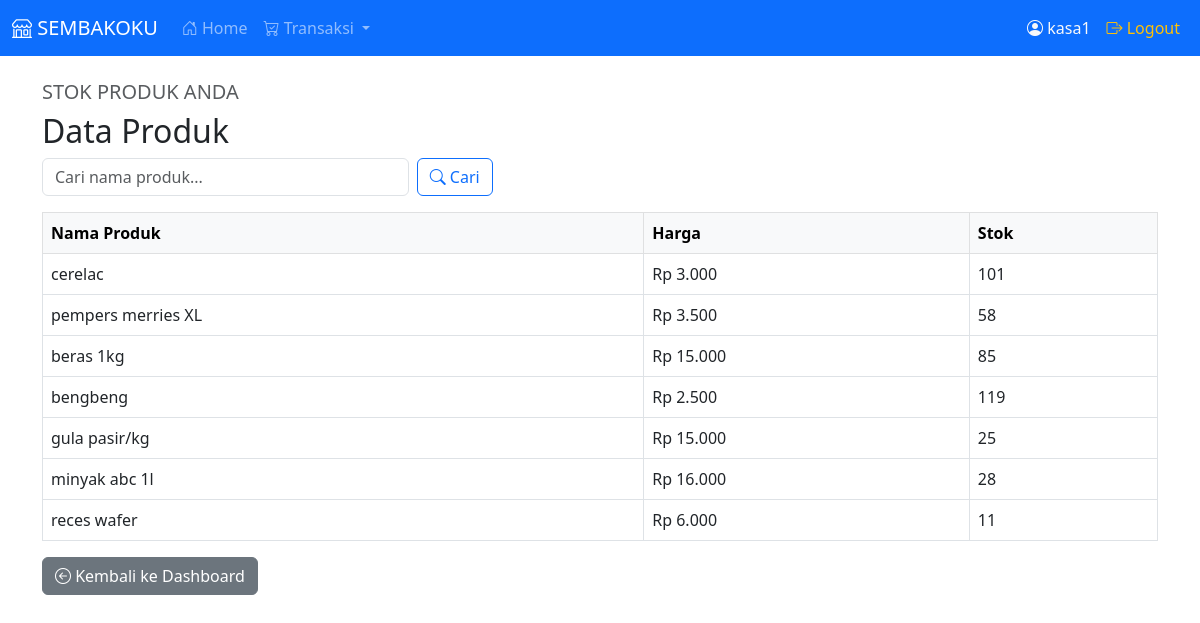
The app's page /kasir/produk/ (signed in) with its own data.
### app/models.py (models this page shows, shortened)
class Produk(models.Model):
    nama = models.CharField(max_length=100)
    stok = models.IntegerField()
    harga = models.DecimalField(max_digits=10, decimal_places=0)

### app/views.py (the view)
# urls.py: path('kasir/produk/', views.produk, name='produk'),
@login_required
@user_passes_test(is_kasir)
def produk(request):
    query = request.GET.get('q', '')
    if query:
        produk = Produk.objects.filter(nama__icontains=query)
    else:
        produk = Produk.objects.all()
    return render(request, 'kasir/produk.html', {'produk': produk})

### app/views.py (called while the page is built)
def is_kasir(user):
    return user.groups.filter(name='Kasir').exists()

### app/templates/kasir/produk.html (shortened to what this page needs)
{% extends 'base.html' %}
{% load humanize %}
{% block content %}
<h5 class="text-muted">STOK PRODUK ANDA</h5>
<h2>Data Produk</h2>
<form method="get" class="row g-2 mb-3">
  <div class="col-md-4">
    <input type="text" name="q" class="form-control" placeholder="Cari nama produk..." value="{{ request.GET.q }}">
  </div>
  <div class="col-auto">
    <button type="submit" class="btn btn-outline-primary">
      <i class="bi bi-search"></i> Cari
    </button>
  </div>
</form>
<table class="table table-bordered">
  <thead class="table-light">
    <tr>
      <th>Nama Produk</th>
      <th>Harga</th>
      <th>Stok</th>
    </tr>
  </thead>
  <tbody>
    {% for p in produk %}
    <tr>
      <td>{{ p.nama }}</td>
      <td>Rp {{ p.harga|intcomma }}</td>
      <td>{{ p.stok }}</td>
    </tr>
    {% empty %}
    <tr>
      <td colspan="3" class="text-center text-muted">Tidak ada produk ditemukan.</td>
    </tr>
    {% endfor %}
  </tbody>
</table>
<a href="{% url 'home_kasir' %}" class="btn btn-secondary">
  <i class="bi bi-arrow-left-circle"></i> Kembali ke Dashboard
</a>
{% endblock %}

### app/templates/partials/navbar.html (shortened to what this page needs)
<nav class="navbar navbar-expand-lg navbar-dark bg-primary">
  <div class="container-fluid">
    <a class="navbar-brand" href="#">
      <i class="bi bi-shop"></i> SEMBAKOKU
    </a>
    <div class="collapse navbar-collapse" id="navbarNav">
      <ul class="navbar-nav me-auto">
        {% if request.user.is_authenticated %}
          {% if request.user.groups.first.name == "Kasir" %}
            <li class="nav-item">
              <a class="nav-link" href="{% url 'home_kasir' %}">
                <i class="bi bi-house-door"></i> Home
              </a>
            </li>
            <li class="nav-item dropdown">
              <a
                class="nav-link dropdown-toggle"
                href="#"
                data-bs-toggle="dropdown"
              >
                <i class="bi bi-cart-check"></i> Transaksi
              </a>
            </li>
          {% endif %}
        {% endif %}
      </ul>
      <ul class="navbar-nav ms-auto">
        {% if request.user.is_authenticated %}
          <li class="nav-item">
            <a class="nav-link text-light">
              <i class="bi bi-person-circle"></i>
              {{ request.user.username }}
            </a>
          </li>
          <li class="nav-item">
            <a class="nav-link text-warning" href="{% url 'logout' %}">
              <i class="bi bi-box-arrow-right"></i> Logout
            </a>
          </li>
        {% else %}
          <li class="nav-item">
            <a class="nav-link" href="{% url 'login' %}">
              <i class="bi bi-box-arrow-in-right"></i> Login
            </a>
          </li>
        {% endif %}
      </ul>
    </div>
  </div>
</nav>

### records on screen
Produk: nama "cerelac", harga "3.000", stok "101"
Produk: nama "pempers merries XL", harga "3.500", stok "58"
Produk: nama "beras 1kg", harga "15.000", stok "85"
Produk: nama "bengbeng", harga "2.500", stok "119"
Produk: nama "gula pasir/kg", harga "15.000", stok "25"
Produk: nama "minyak abc 1l", harga "16.000", stok "28"
Produk: nama "reces wafer", harga "6.000", stok "11"

### other values on screen
{{ request.user.username }} "kasa1"
